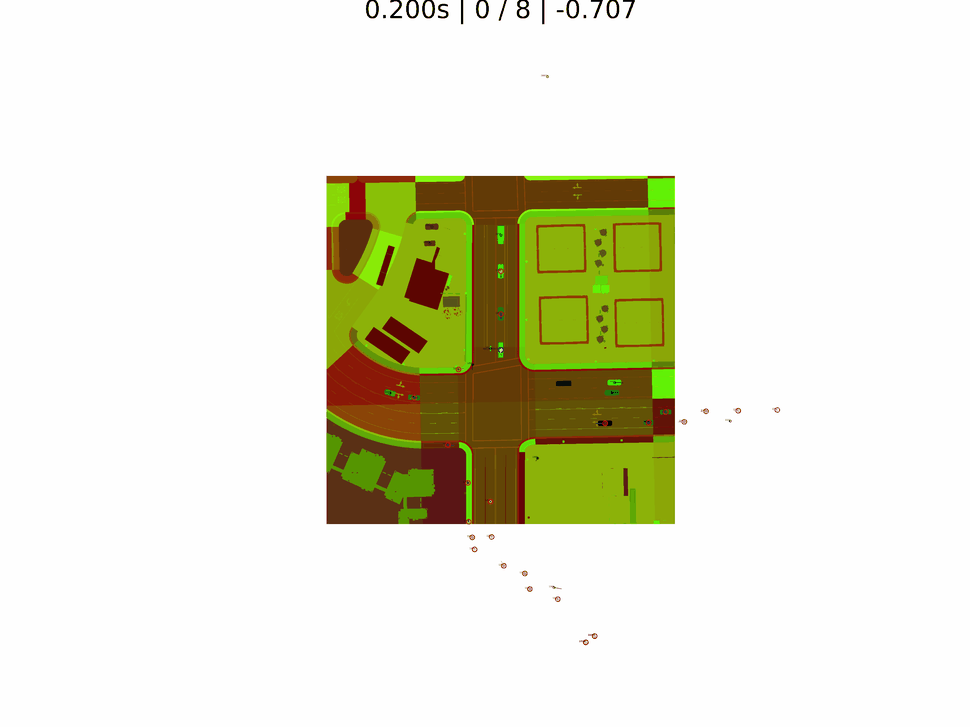
#> input picture tools/dpac_type1_subtype1_accident_Town03_scenario00012.gif, 970 x 727 px, shrunk from 6400 x 4800 before the run, given as the content of the folder n_heatmap0514/type1_subtype1_accident_Town01_scenario00004_1, which was not available
$ python test_vis.py
#> lines starting #> are read from the running program, lines starting #| are printed output that depends on the picture; pictures that were not available may be replaced by others from this repository, and a replacement may not be noted
from PIL import Image, ImageDraw, ImageFont
import os
import os.path as osp

root_path = '/mnt/auto-labeling/wyc/deepaccident/data/vis/correlation_heatmap0514/type1_subtype1_accident_Town01_scenario00004_1'
images = os.listdir(root_path)
images.sort()

with Image.open(osp.join(root_path, images[0])) as img:
#> img is the input picture: PIL image 970x727 P; mean R, G, B 230.1, 230.1, 211.2
    total_width = img.width * 4
#> total_width = 3880
    total_height = img.height * 2
#> total_height = 1454
# 创建一个新的空白图片来放置所有图片
new_image = Image.new('RGB', (total_width+15, total_height+5), color=(255, 255, 255))
#> new_image: PIL image 3895x1459 RGB; every value is 255


# 初始化x坐标（用于放置图片）
x_offset = 0
# 绘制图片和注释
draw = ImageDraw.Draw(new_image)
for idx, img_name in enumerate(images):
    with Image.open(osp.join(root_path, img_name)) as img:
        new_image.paste(img, (x_offset, (idx%2)*(img.height+15)))
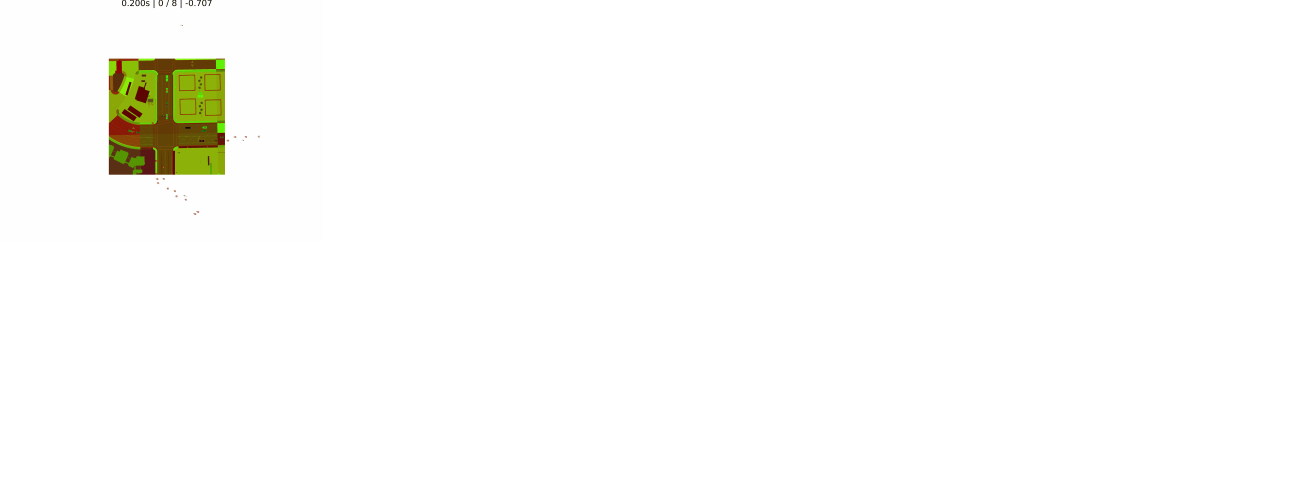
#> new_image: PIL image 3895x1459 RGB (shown at 1/3 size); mean R, G, B 251.9, 251.9, 249.6
        caption = img_name.split('.')[0]
        left, top, right, bottom = draw.textbbox((0, 0), caption)
#> left = 0; top = 2; right = 263; bottom = 12
        text_width, text_height = right - left, bottom - top
#> text_width = 263; text_height = 10
        # 计算注释的位置（这里假设注释在图片下方居中）
        text_x = x_offset + (img.width - text_width) // 2
#> text_x = 353
        text_y = (idx%2+1) * img.height
#> text_y = 727
        # 添加注释
        draw.text((text_x, text_y), caption, fill='black')
        # 更新x坐标以便放置下一张图片
        x_offset += (idx%2) * (img.width+5)
#> x_offset = 0

# 保存合成后的图片
new_image.save(osp.join(root_path,'combined_with_captions.jpg'))

$ run again, on tools/dpac_type1_subtype2_accident_Town05_scenario00033.gif
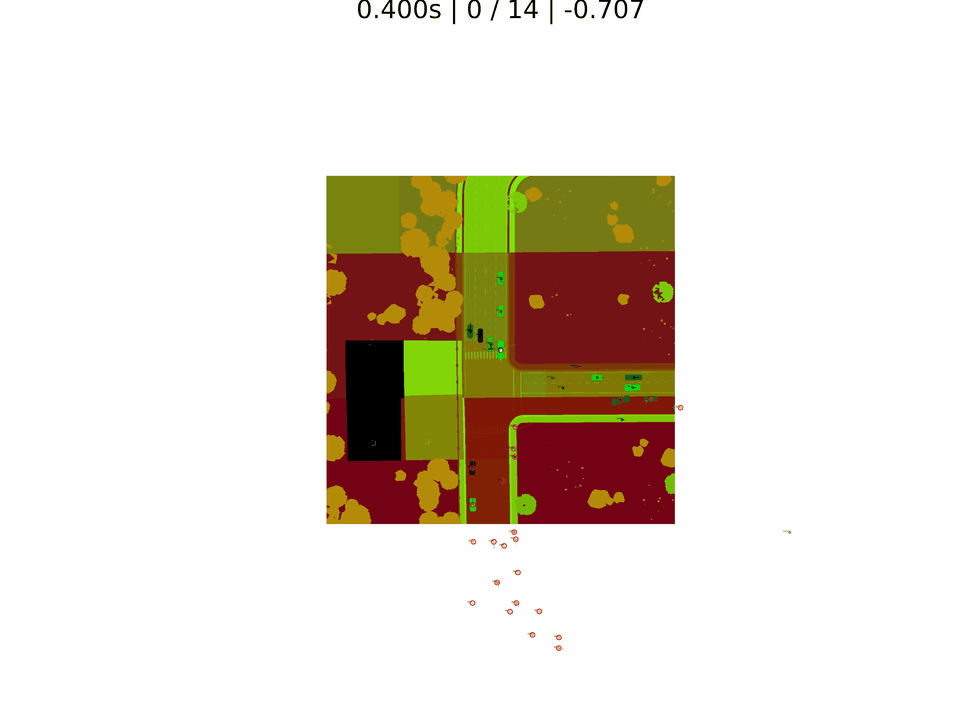
#> input picture tools/dpac_type1_subtype2_accident_Town05_scenario00033.gif, 970 x 727 px, shrunk from 6400 x 4800 before the run, given as the content of the folder n_heatmap0514/type1_subtype1_accident_Town01_scenario00004_1, which was not available
#> img is the input picture: PIL image 970x727 P; mean R, G, B 230.2, 222.7, 212.2
#> `new_image.paste(img, (x_offset, (idx%2)*(img.height+15)))`:
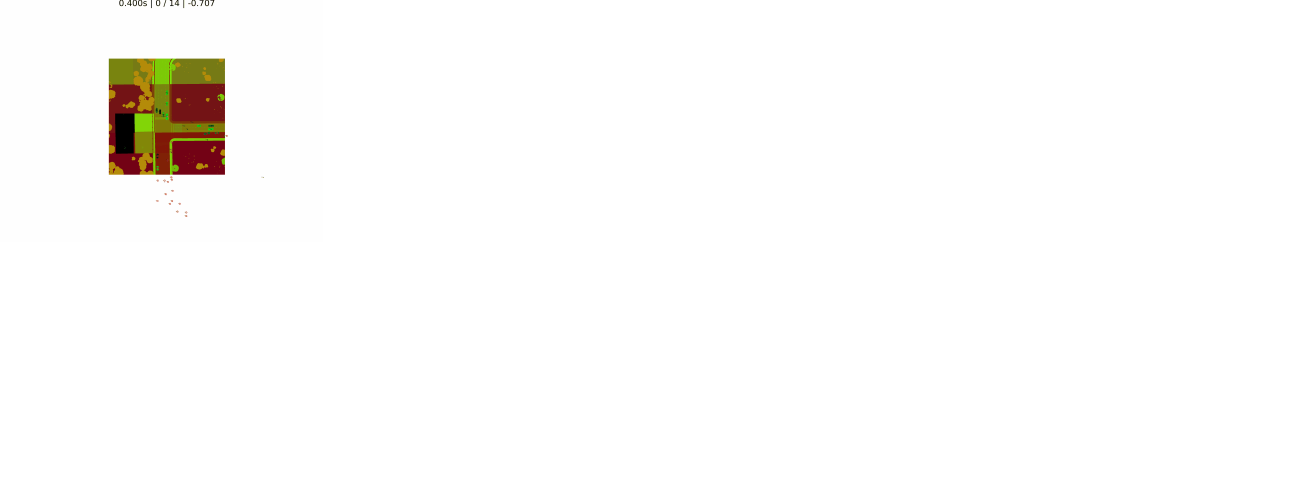
#> new_image: PIL image 3895x1459 RGB (shown at 1/3 size); mean R, G, B 251.9, 251, 249.7
#> left = 0; top = 2; right = 263; bottom = 12
#> text_width = 263; text_height = 10
#> text_x = 353
